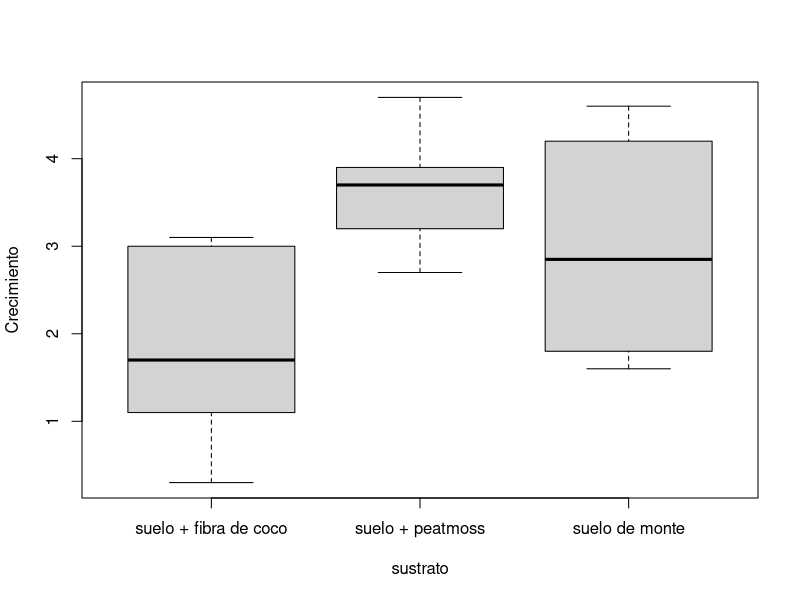
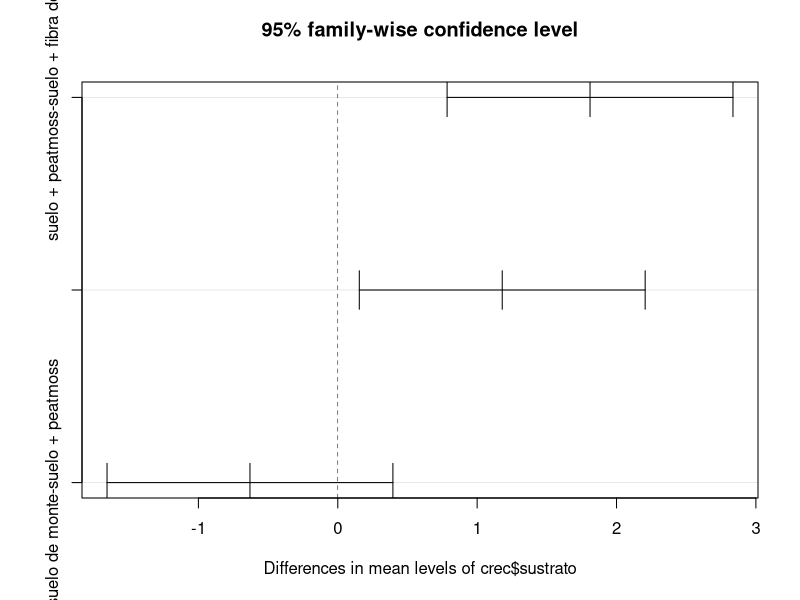

These figures' R source, in order:
crec <- read.csv("DISEX.csv", header = T)
crec$sustrato <- as.factor(crec$sustrato)
boxplot(crec$Crecimiento~crec$sustrato,
        xlab = "sustrato",
        ylab = "Crecimiento")
tapply(crec$Crecimiento, crec$sustrato, mean)
tapply(crec$Crecimiento, crec$sustrato, var)
shapiro.test(crec$Crecimiento)
bartlett.test(crec$Crecimiento~crec$sustrato)
crec.aov <- aov(crec$Crecimiento~crec$sustrato)
summary(crec.aov)
TukeyHSD(crec.aov)
plot(TukeyHSD(crec.aov))
tapply(crec$Crecimiento, crec$sustrato, length)
